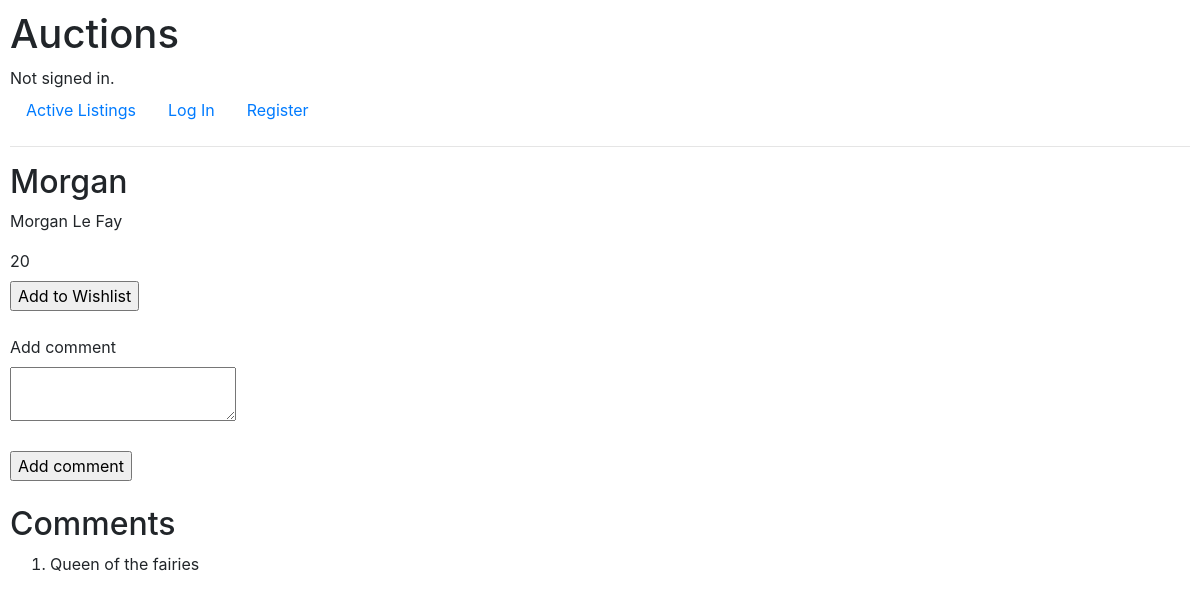
Before: /auctions/Morgan with the older database file.
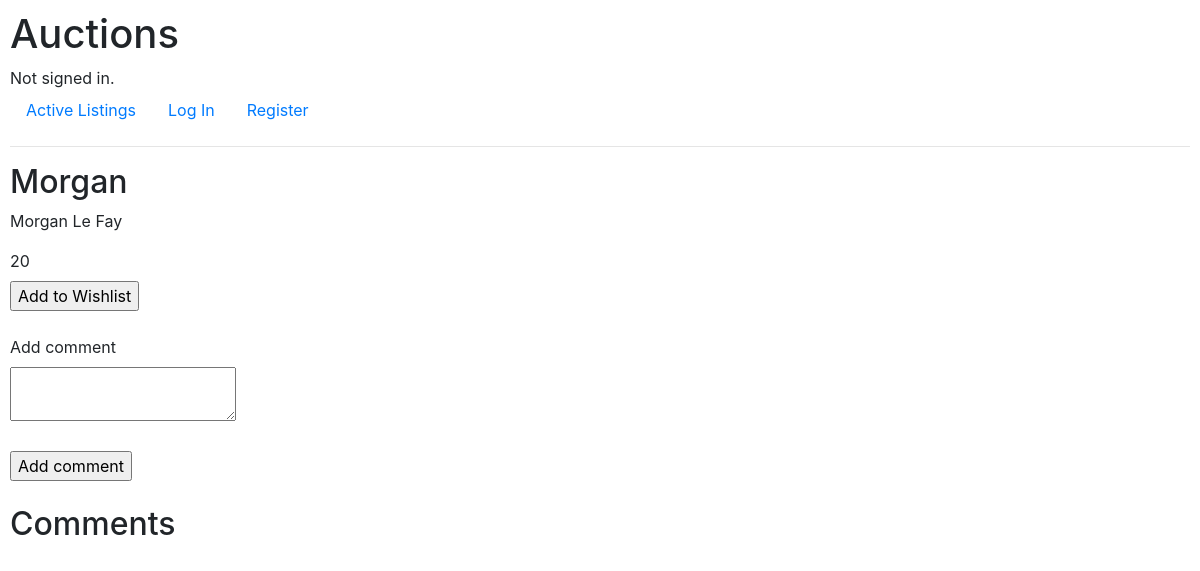
After: the same page with the newer database file.
### auctions/models.py (models this page shows)
class Comment(models.Model):
    comment = models.CharField(max_length=128)
    listings = models.ManyToManyField(Listing, blank=True, related_name= "comments")
    def __str__(self):
        return f"{self.comment}"

### auctions/views.py (the view)
# urls.py: path("<str:listing>", views.listing, name="listing"),
def listing(request, listing):
    if "comments" not in request.session:
        request.session["comments"] = ()
        request.session["username"] = ()
    listing = Listing.objects.get(title = listing)
    username = ""
    if request.method == "POST":
        comment = request.POST["comment"]
        username = request.POST["username"]
        new_comment = Comment.objects.create(comment=comment)
        new_comment.listings.add(listing)
    return render(request, "auctions/listing.html", {
        "username": username,
        "listing": listing,
        "comments": listing.comments.all()
    })

### auctions/templates/auctions/listing.html (shortened to what this page needs)
{% extends 'auctions/layout.html' %}
{% block body %}
    <form action= "{% url 'wishlist' user.username %}" method = "post">
        <h2>{{ listing.title }}</h2>
        <p>{{ listing.description }}</p>
        <label>{{ listing.price }}</label>
        <br>
        <input type= "submit" value= "Add to Wishlist">
    </form>
    <br>
    <form action= "{% url 'listing' listing.title %}" method = "post">
        <label for="add_comment">Add comment</label>
        <br>
        <textarea id="add_comment" name="comment"></textarea>
        <br>
        <br>
        <input type="submit" value= "Add comment">
    </form>
    <br>
    <h2>Comments</h2>
    <ol>
    {% for comment in comments %}
        <li>{{ username }}
            {{ comment }}</li>
    {% endfor %}
    </ol>
{% endblock %}

Changed rows visible on the page:
removed Comment: comment "Queen of the fairies"
